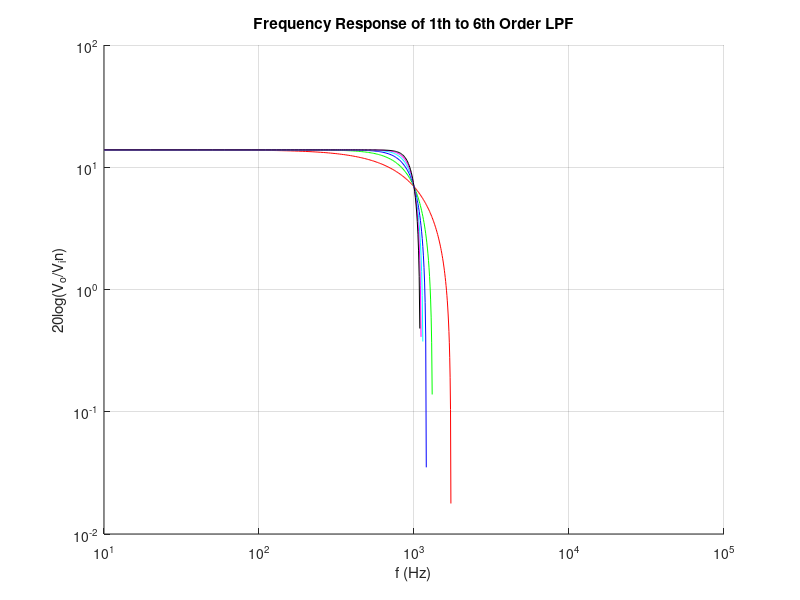

This figure's MATLAB source:
% Constants
R_F = 1000;
R_l = 1000;
f = [0:10:100000]; % x-axis
order = [1:1:6];
f_c = 1000; %y_axis_low
A_F = 1 + (R_F / R_l);
colors = ['r', 'g', 'b', 'c', 'm', 'k'];

% Low Pass Filter
% V_out_by_V_in_low = A_F * (1 ./ sqrt(1 + (f / f_c) .^ (2)));
% y_axis_low = 20 * log(V_out_by_V_in_low);

hold on;
grid on

% plot(f, y_axis_low)
% loglog(f, y_axis_low, "r")
xlabel('f (Hz)')
ylabel('20log(V_o/V_in)')
title('Frequency Response of 1th to 6th Order LPF')

for i = 1:6
    V_out_by_V_in_low = A_F * (1 ./ sqrt(1 + (f / f_c) .^ (2 * i)));
    y_axis_low = 20 * log(V_out_by_V_in_low);
    loglog(f, y_axis_low, colors(i));
end

hold off;

% High Pass Filter

% title('Frequency Response of 1th to 6th Order HPF')
% hold on;

% for i = 1:6
%     V_out_by_V_in_high = A_F * (1 ./ sqrt(1 + (f_c / f) .^ (2 * i)));
%     y_axis_low = 20 * log(V_out_by_V_in_high);
%     loglog(f, y_axis_low, colors(i));
% end

% hold off;
